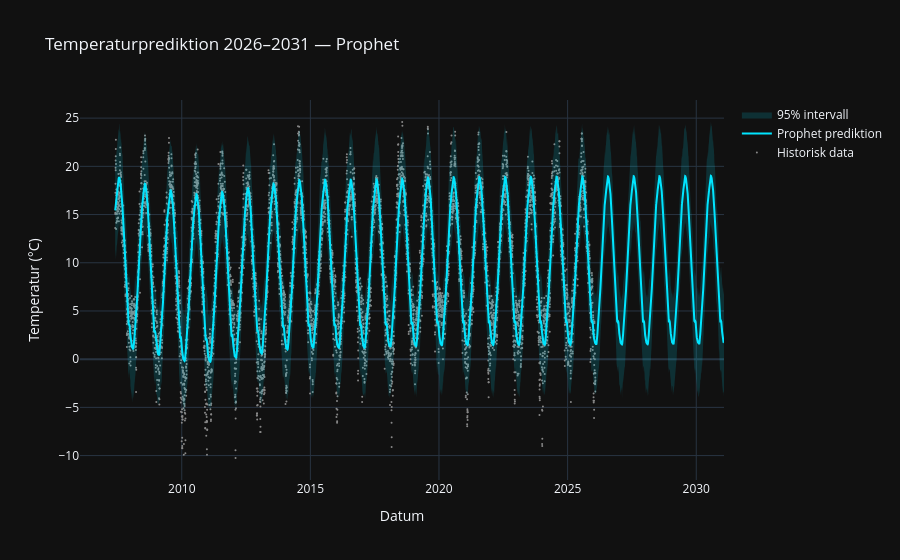

Write notebook code for a chart like this one.
### Code cell
fig = go.Figure()

# Historik
fig.add_trace(go.Scatter(
    x=df['ds'], y=df['y'],
    name='Historisk data',
    mode='markers',
    marker=dict(size=2, color='#888')
))

# Prediktion
fig.add_trace(go.Scatter(
    x=forecast['ds'], y=forecast['yhat'],
    name='Prophet prediktion',
    line=dict(color='#00E5FF', width=2)
))

# Konfidensintervall
fig.add_trace(go.Scatter(
    x=forecast['ds'], y=forecast['yhat_upper'],
    name='Övre 95%',
    line=dict(color='rgba(0,229,255,0.2)', width=0),
    showlegend=False
))
fig.add_trace(go.Scatter(
    x=forecast['ds'], y=forecast['yhat_lower'],
    name='95% intervall',
    line=dict(color='rgba(0,229,255,0.2)', width=0),
    fill='tonexty',
    fillcolor='rgba(0,229,255,0.15)'
))

fig.update_layout(
    title='Temperaturprediktion 2026–2031 — Prophet',
    xaxis_title='Datum',
    yaxis_title='Temperatur (°C)',
    template='plotly_dark',
    hovermode='x unified'
)

fig

### Figure 1 — Plotly figure (JSON) as saved in the notebook; plotly's stock layout.template omitted (floating-point values rounded to 4 significant figures; data arrays with more than 128 entries replaced by an {"elided": "..."} marker saying what was removed)
{"data": [{"marker": {"color": "#888", "size": 2}, "mode": "markers", "name": "Historisk data", "type": "scatter", "x": {"elided": "6820 str values"}, "y": {"elided": "6820 float values"}}, {"line": {"color": "#00E5FF", "width": 2}, "name": "Prophet prediktion", "type": "scatter", "x": {"elided": "8645 str values"}, "y": {"elided": "8645 float values"}}, {"line": {"color": "rgba(0,229,255,0.2)", "width": 0}, "name": "Övre 95%", "showlegend": false, "type": "scatter", "x": {"elided": "8645 str values"}, "y": {"elided": "8645 float values"}}, {"fill": "tonexty", "fillcolor": "rgba(0,229,255,0.15)", "line": {"color": "rgba(0,229,255,0.2)", "width": 0}, "name": "95% intervall", "type": "scatter", "x": {"elided": "8645 str values"}, "y": {"elided": "8645 float values"}}], "layout": {"hovermode": "x unified", "title": {"text": "Temperaturprediktion 2026–2031 — Prophet"}, "xaxis": {"title": {"text": "Datum"}}, "yaxis": {"title": {"text": "Temperatur (°C)"}}}}
